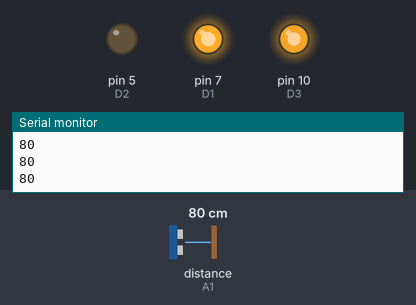
This sketch was run on a simulated Arduino Uno, built with avr-gcc and run on an emulated ATmega328P. On the bench: output pins drawn as LEDs (lit = HIGH), the last lines printed to the serial monitor. Wiring (inferred from the names in the program): ultrasonic range finder: trigger A0; echo A1. The test bench sets the inputs (shaded band); at power-on: distance to the obstacle (sensor on A1) 80 cm. The echo pulse lasts 58.3 µs per cm; pins used as bus, display or sensor lines are not drawn.

Above: at 1.2 s.
1.3 s: distance to the obstacle (sensor on A1) set to 35 cm
2.8 s: distance to the obstacle (sensor on A1) set to 28 cm
At 4.4 s:
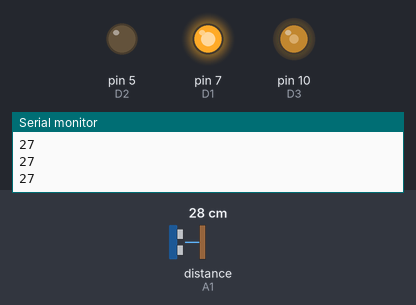
5.8 s: distance to the obstacle (sensor on A1) set to 21 cm
7.3 s: distance to the obstacle (sensor on A1) set to 18 cm
At 9.6 s:
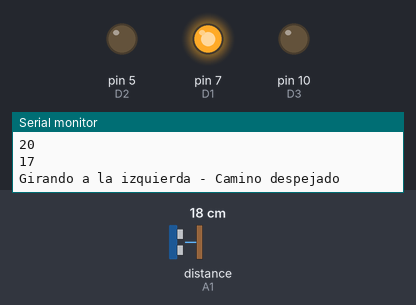
10.3 s: distance to the obstacle (sensor on A1) set to 120 cm
At 12.0 s:
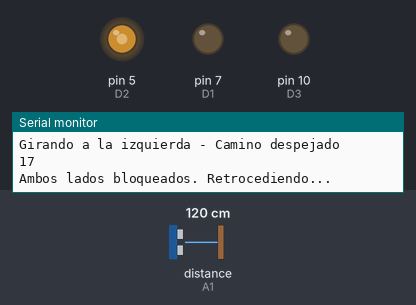
13.3 s: distance to the obstacle (sensor on A1) set to 2 cm
At 14.51 s:
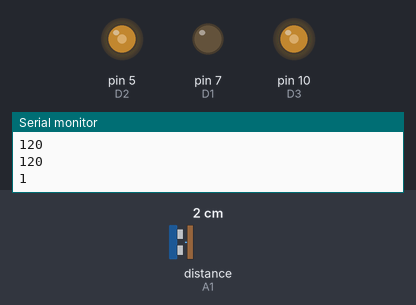
Timing chart, 0 to 17.3 s (numbered marks = the images above; inputs shaded):
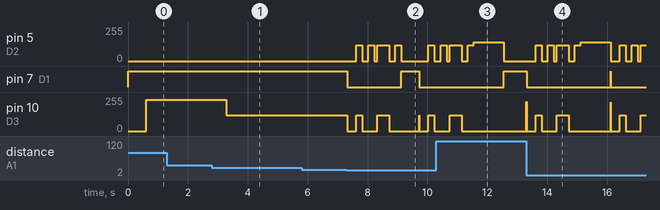

The sketch:

finalcarfixed.ino
```cpp
// Definiciones de pines de motor y sensor

int D1 = 7;// Pin de control 1 del motor derecho (PWM)
int D2 = 5;// Pin de control 2 del motor derecho
int D3 = 10;// Pin de control 1 del motor izquierdo (PWM)
int D4 = 9;// Pin de control 2 del motor izquierdo

#define Trig A0// Pin de disparo del sensor ultrasónico
#define Echo A1// Pin de eco del sensor ultrasónico

// Definición de variables de datos
int MotSpeed1 = 0;
int MotSpeed2 = 0;
int Speed_adjustment = 120; // Velocidad base inicial, entre 0-255

// ====================================================================
// Sección de inicialización: se ejecuta una sola vez al encender el coche.
// ====================================================================
void setup() {
Serial.begin(9600);// Inicia la comunicación serial para depuración
pinMode(D1, OUTPUT);// Configura el pin D1 como salida
pinMode(D2, OUTPUT);// Configura el pin D2 como salida
pinMode(D3, OUTPUT);// Configura el pin D3 como salida
pinMode(D4, OUTPUT);// Configura el pin D4 como salida
pinMode(Trig, OUTPUT);// Configura el pin Trig del sensor como salida
pinMode(Echo, INPUT);// Configura el pin Echo del sensor como entrada
}

void loop() {
avoidance(18);// Llama a la función de evitación de obstáculos, con una distancia de 18 cm
}

/*
 * Función: GetDistance()
 * Descripción: Mide la distancia a un objeto usando el sensor.
 * Devuelve: La distancia medida en centímetros (float).
 */
float GetDistance() {
digitalWrite(Trig, LOW);// Apaga el pin de disparo
delayMicroseconds(2); // Pausa corta
digitalWrite(Trig, HIGH);// Enciende el pin de disparo
delayMicroseconds(10);// Mantiene encendido por 10 microsegundos
digitalWrite(Trig, LOW);// Apaga el pin de disparo

return pulseIn(Echo, HIGH) / 58.00;
}

/*
 * Función: checkSideDistance()
 * Descripción: Gira el coche ligeramente para medir la distancia a un lado.
 * Parámetros:
 * - turnDelay: La duración en milisegundos del giro.
 * Devuelve: La distancia medida en el lado después del giro.
 */
float checkSideDistance(int turnDelay) {
float distance;
TurnRight(120, 120);// Gira el coche hacia la derecha para tomar la medida
delay(turnDelay);// Espera un tiempo para que el coche se mueva
Stop();// Se detiene para una lectura precisa
delay(100);// Pequeña pausa
distance = GetDistance();// Toma la lectura del sensor
delay(100);// Pequeña pausa
return distance;// Devuelve la distancia
}

/*
 * Función: moveMotors()
 * Descripción: Controla la velocidad y dirección de los motores.
 * Parámetros:
 * - leftSpeed: Velocidad del motor izquierdo (-255 a 255).
 * - rightSpeed: Velocidad del motor derecho (-255 a 255).
 */
void moveMotors(int leftSpeed, int rightSpeed) {
// Control del motor izquierdo
if(leftSpeed >= 0) {// Si la velocidad es positiva, avanza
analogWrite(D3, leftSpeed);
digitalWrite(D4, LOW);
  } else {// Si la velocidad es negativa, retrocede
 digitalWrite(D3, LOW);
 analogWrite(D4, abs(leftSpeed));
}
// Control del motor derecho
if (rightSpeed >= 0) {// Si la velocidad es positiva, avanza
 analogWrite(D1, rightSpeed);
 digitalWrite(D2, LOW);
} else {// Si la velocidad es negativa, retrocede
 digitalWrite(D1, LOW);
  analogWrite(D2, abs(rightSpeed));
}
}

void Forward(int speed1, int speed2) {
  moveMotors(speed2, speed1); // Mueve los motores hacia adelante
}

void Backward(int speed1, int speed2) {
  moveMotors(-speed2, -speed1); // Mueve los motores hacia atrás
}

void TurnLeft(int speed1, int speed2) {
  moveMotors(-speed2, speed1); // Un motor avanza, el otro retrocede para girar
}

void TurnRight(int speed1, int speed2) {
  moveMotors(speed2, -speed1); // Un motor avanza, el otro retrocede para girar
}

void Stop() {
  moveMotors(0, 0); // Detiene ambos motores
}

void avoidance(int set_dis) {
  int distance;
  distance = GetDistance();// Obtiene la distancia actual
  Serial.println(distance);// Imprime la distancia en el monitor serial

// Lógica para ajustar la velocidad basada en la distancia
  if(distance < 30) {// Si está a menos de 30 cm, desacelera
  Speed_adjustment--;
  if(Speed_adjustment <= 120) Speed_adjustment = 120; // Límite mínimo de velocidad
  } else {// Si está a más de 30 cm, acelera
   Speed_adjustment++;
   if(Speed_adjustment >= 235) Speed_adjustment = 235; // Límite máximo de velocidad
 }

 MotSpeed1 = Speed_adjustment + 20; // Ajusta la velocidad para compensar el desvío
 MotSpeed2 = Speed_adjustment;


 if(distance < set_dis) {// Si un obstáculo está demasiado cerca
 delay(10);// Espera un momento
 distance = GetDistance();// Vuelve a comprobar la distancia

 if(distance < set_dis) {// Si el obstáculo sigue ahí
 Stop();// Detiene el coche
 delay(300);// Pausa para estabilizar

// Mira a la izquierda
 float distLeft = checkSideDistance(200);

// Retrocede ligeramente para tener espacio para el giro
 Backward(120, 120);
 delay(200);
 Stop();
 delay(100);

// Mira a la derecha
float distRight = checkSideDistance(400); // Gira el doble de tiempo para compensar

// Vuelve a retroceder ligeramente
 Backward(120, 120);
  delay(200);
 Stop();


 if (distLeft > distRight) {
   Serial.println("Girando a la izquierda - Camino despejado");
   TurnLeft(140, 140);
   delay(600);
 } else if (distRight > distLeft) {
   Serial.println("Girando a la derecha - Camino despejado");
   TurnRight(140, 140);
   delay(600);
 } else {
// Si ambos lados están bloqueados, retrocede y busca otra ruta
 Serial.println("Ambos lados bloqueados. Retrocediendo...");
 Backward(140, 140);
delay(1000);
 }

 Speed_adjustment = 120; // Reinicia la velocidad
 Forward(MotSpeed1, MotSpeed2);
 }
 } else {
   Forward(MotSpeed1, MotSpeed2); // Sigue avanzando si no hay obstáculos
 }
}
```

Measured:
- the behaviour switches between 31 and 30 cm on distance to the obstacle (sensor on A1) (found by bisection; images 0 and 1)
- the behaviour switches between 19 and 18 cm on distance to the obstacle (sensor on A1) (found by bisection; images 1 and 2)
- after the input at 2.8 s, pin 10 (D3): 235/255 → 120/255 after 0.48 s
- after the input at 7.3 s, pin 5 (D2): 0/255 → 120/255 after 0.32 s, → 0/255 0.20 s later, → 120/255 0.20 s later, → 0/255 0.20 s later, … (10 changes in this stretch); pin 7 (D1): HIGH → LOW at once, → HIGH 1.8 s later, → LOW 0.61 s later
- after the input at 10.3 s, pin 10 (D3): goes on until 11.1 s, then stays 0/255
- after the input at 13.3 s, pin 5 (D2): 0/255 → 120/255 after 0.32 s, → 0/255 0.20 s later, → 120/255 0.20 s later, → 0/255 0.20 s later, … (14 changes in this stretch); pin 7 (D1): HIGH → LOW at once, → HIGH 2.8 s later, → LOW 0.01 s later
